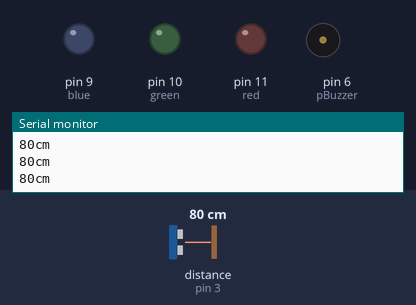
Bench run of a sketch on a simulated Arduino Uno, built with avr-gcc and run on an emulated ATmega328P. Parts: output pins drawn as LEDs (lit = HIGH), buzzer (waves = sounding), the last lines printed to the serial monitor. Wiring (inferred from the names in the program): ultrasonic range finder: trigger pin 4; echo pin 3. Dashed ring = blinking. The test bench sets the inputs (shaded band); at power-on: distance to the obstacle (sensor on pin 3) 80 cm. The echo pulse lasts 58.3 µs per cm; pins used as bus, display or sensor lines are not drawn.

Above: at 1.2 s.
1.3 s: distance to the obstacle (sensor on pin 3) set to 24 cm
4.3 s: distance to the obstacle (sensor on pin 3) set to 18 cm
At 4.47 s:
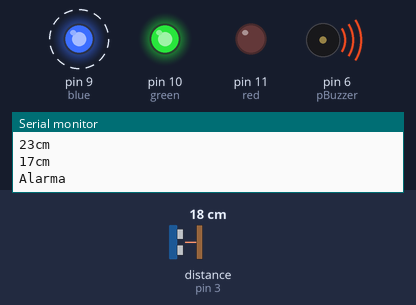
At 7.4 s:
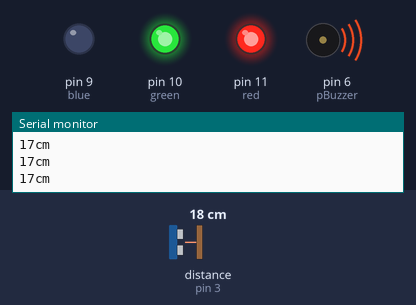
Timing chart, 0 to 8.9 s (numbered marks = the images above; inputs shaded):
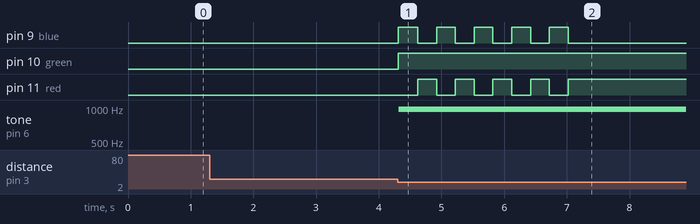

The sketch:

alarma.ino
```cpp
#define pTrrig 4
#define pEcho 3
#define pBuzzer 6

int duracion, distancia, contador = 0;

int red = 11;
int green = 10;
int blue = 9;

void setup() {
  Serial.begin(9600);
  pinMode(pEcho, INPUT);
  pinMode (pTrrig, OUTPUT);
  pinMode(pBuzzer, OUTPUT);
}

void loop() {
  digitalWrite(pTrrig, LOW);
  delayMicroseconds(2);
  digitalWrite(pTrrig, HIGH);
  delayMicroseconds(10);
  digitalWrite(pTrrig, LOW);

  duracion = pulseIn(pEcho, HIGH);
  distancia = (duracion/2)/29;

  if(distancia >= 500 || distancia <= 0){
    Serial.println("-------");
  }else{
    Serial.print(distancia);
    Serial.println("cm");
  }
  color_distancia();
}

void color_distancia(){
    while(distancia <=20 && contador < 5){
      analogWrite(red,0);
      analogWrite(green,255);
      analogWrite(blue,255);
      Serial.println("Alarma");
      analogWrite(pBuzzer, 150);
      delay(300);
      analogWrite(red,255);
      analogWrite(green,255);
      analogWrite(blue,0);
      Serial.println("Alarma");
      analogWrite(pBuzzer, 0);
      delay(300);
      contador ++;
  }
}
```

Measured:
- the behaviour switches between 22 and 21 cm on distance to the obstacle (sensor on pin 3) (found by bisection; images 0 and 1)
- after the input at 4.3 s, pin 9 (blue): alternates HIGH for 0.30 s and LOW for 0.30 s, 10 changes in all, then stays LOW, starting at once; pin 10 (green): LOW → HIGH at once; pin 11 (red): alternates HIGH for 0.30 s and LOW for 0.30 s, 9 changes in all, then stays HIGH, starting after 0.32 s; tone on pin 6 (pBuzzer): silent → 977 Hz at once
